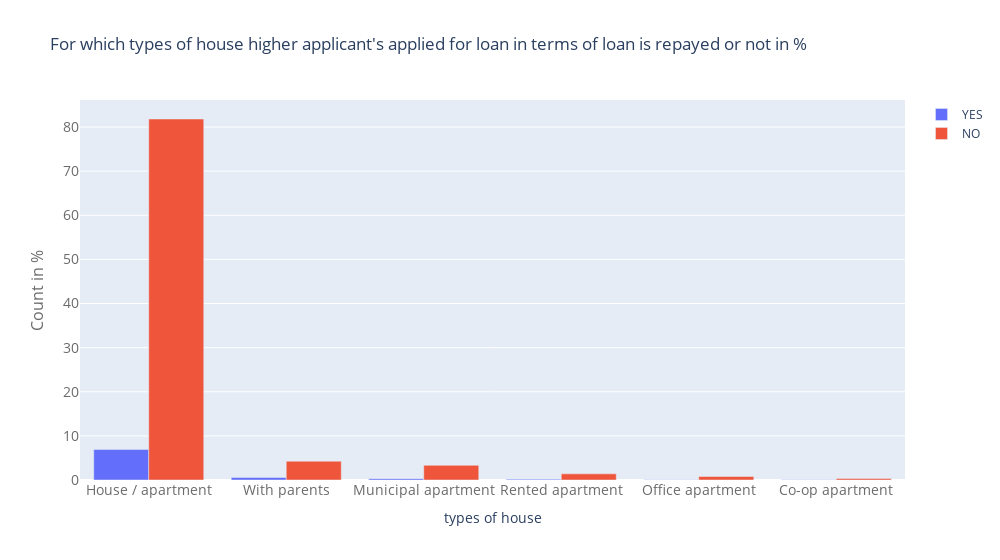

Notebook code for this chart:
### Markdown cell above
##  For which types of house higher applicant's applied for loan in terms of loan is repayed or not in %

### Code cell
#code

### Figure 1 — Plotly figure (JSON) as saved in the notebook; plotly's stock layout.template omitted (floating-point values rounded to 4 significant figures)
{"data": [{"name": "YES", "type": "bar", "x": ["House / apartment", "With parents", "Municipal apartment", "Rented apartment", "Office apartment", "Co-op apartment"], "y": [6.917, 0.5645, 0.3106, 0.1954, 0.05593, 0.02894]}, {"name": "NO", "type": "bar", "x": ["House / apartment", "With parents", "Municipal apartment", "Rented apartment", "Office apartment", "Co-op apartment"], "y": [81.82, 4.261, 3.326, 1.392, 0.7951, 0.3359]}], "layout": {"title": {"text": "For which types of house higher applicant's applied for loan in terms of loan is repayed or not in %"}, "width": 1000, "xaxis": {"tickfont": {"color": "rgb(107, 107, 107)", "size": 14}, "title": {"text": "types of house"}}, "yaxis": {"tickfont": {"color": "rgb(107, 107, 107)", "size": 14}, "title": {"font": {"color": "rgb(107, 107, 107)", "size": 16}, "text": "Count in %"}}}}
